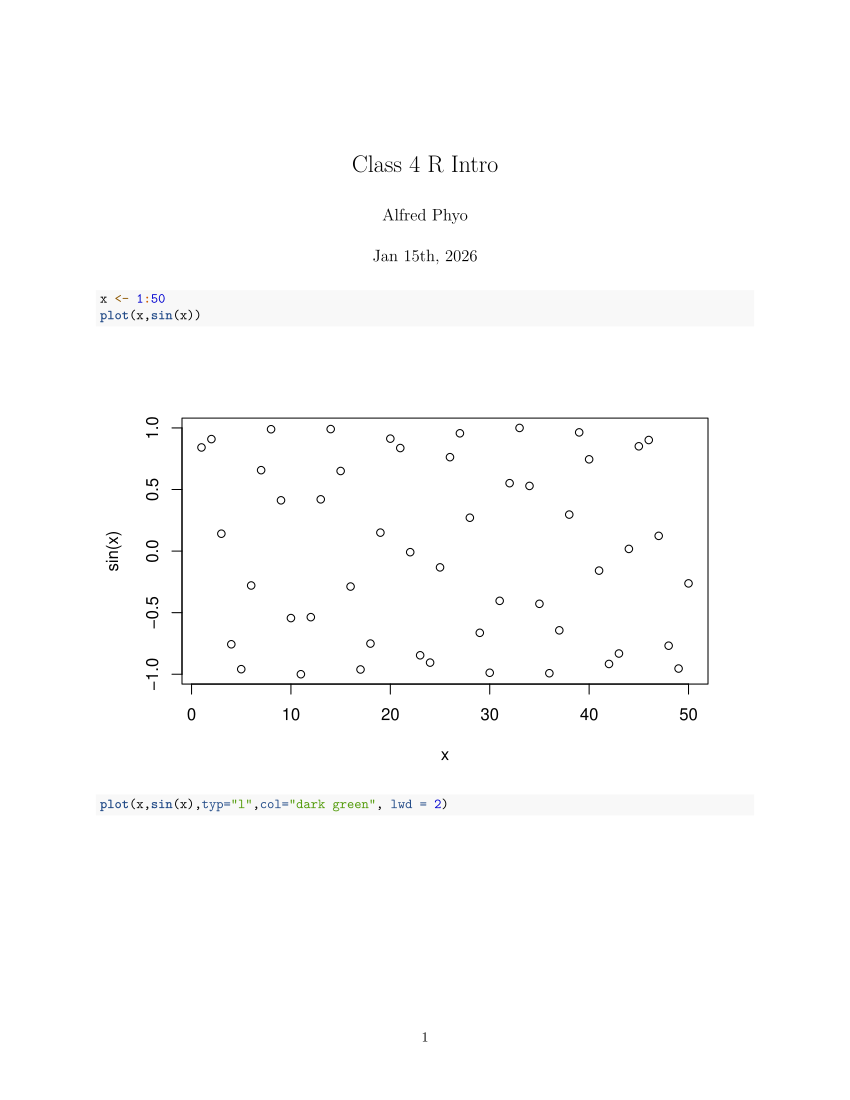

The script that drew this image:
#' ---
#' title: "Class 4 R Intro"
#' author: "Alfred Phyo"
#' date: "Jan 15th, 2026"
#' ---

x <- 1:50
plot(x,sin(x))
plot(x,sin(x),typ="l",col="dark green", lwd = 2)
log(10,base = 10)
